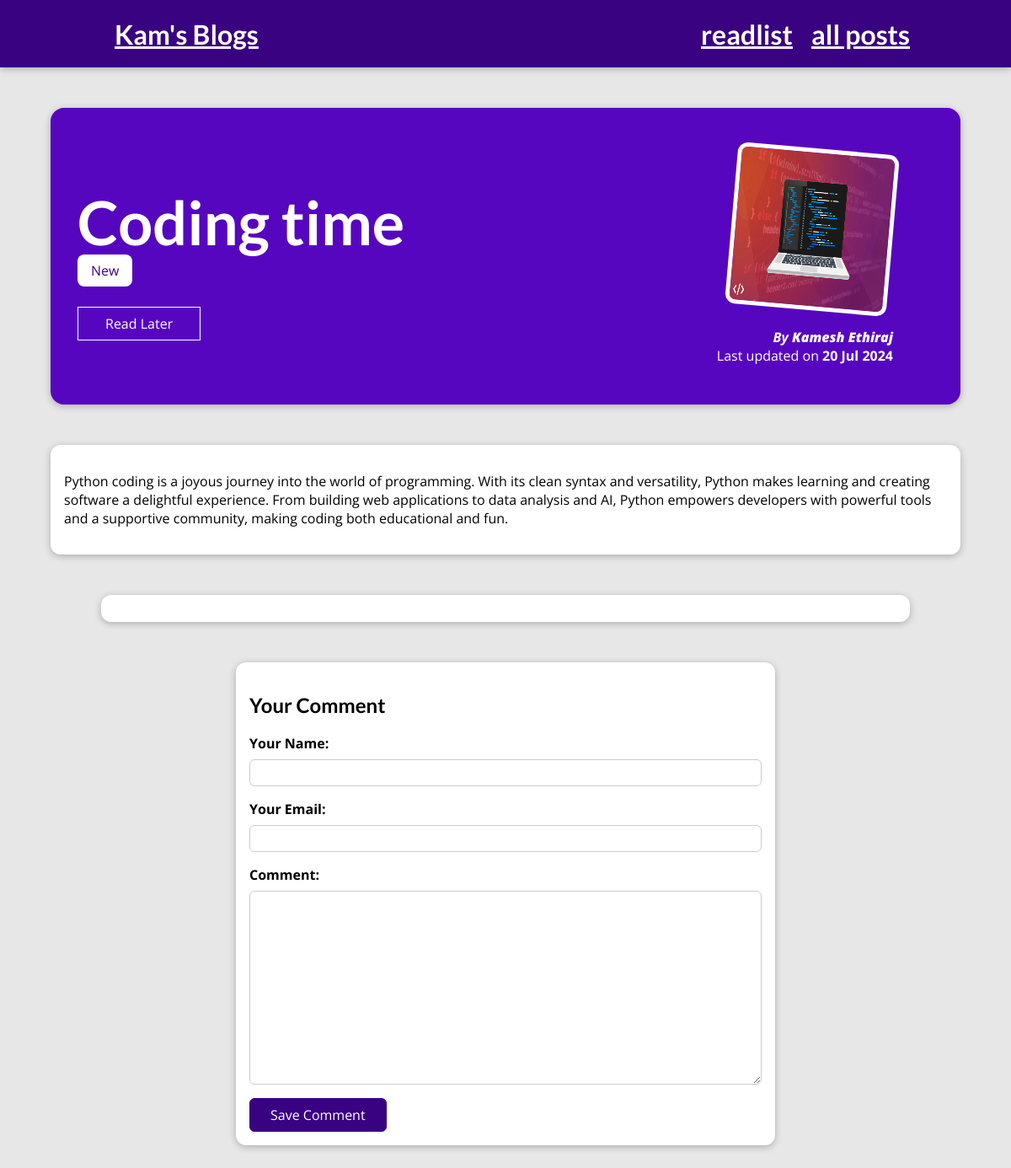
The app's page /posts/Coding-time with its own data.
### blog/models.py (models this page shows, shortened)
class Post(models.Model):
    title = models.CharField(max_length=150)
    excerpt = models.CharField(max_length=200)
    image = models.ImageField(upload_to="posts", null=True)
    date = models.DateField(auto_now=True)
    slug = models.SlugField(unique = True, db_index = True)
    content = models.TextField(validators=[MinLengthValidator(10)])
    author = models.ForeignKey(Author, on_delete=models.SET_NULL,null = True, related_name="posts")  #one to many relationship
    tags = models.ManyToManyField(Tag)

class Tag(models.Model):
    caption = models.CharField(max_length=20)

class Author(models.Model):
    first_name = models.CharField(max_length=100)
    last_name = models.CharField(max_length=100)
    email = models.EmailField()
    def full_name(self):
        return f"{self.first_name} {self.last_name}"
    def __str__(self):
        return self.full_name()

### blog/views.py (the view, shortened to what this page needs)
# urls.py: path("posts/<slug:slug>", views.SinglePostView.as_view(), name = "post_view"), #/posts/my-first-project
class SinglePostView(View):
    def is_stored_posts(self, request, post_id):
        stored_posts = request.session.get("stored_posts")
        if stored_posts is not None:
            is_saved_for_later = post_id in stored_posts
        else:
            is_saved_for_later = False
        return is_saved_for_later
    def get(self, request, slug):
        post = Post.objects.get(slug=slug)
        context = {
            "post":post,
            "post_tags":post.tags.all(),
            "comment_form": CommentForm(),
            "comments":post.comments.all().order_by("-id"),
            "is_saved_for_later" : self.is_stored_posts(request, post.id)
        }
        return render(request, "blog/post-detail.html",context)

### blog/forms.py
class CommentForm(forms.ModelForm):
    class Meta:
        model = Comment
        exclude = ["post"]
        labels = {
            "user_name" : "Your Name",
            "user_email" : "Your Email",
            "text" : "Comment",
        }

### blog/templates/blog/post-detail.html (shortened to what this page needs)
{% extends "base.html" %}
{% load static %}
{% block css_files %}
<link rel = "stylesheet" href = "{% static '/blog/post-detail.css' %}">
{% endblock css_files %}
{% block content %}
<section id="summary">
<h2> {{ post.title }} </h2>
<div>
    {% for tag in post_tags %}
        <span id="tag">{{ tag.caption }}</span>
    {% endfor %}
</div>
<div id="read-later">
    <form action="{% url 'read-later' %}" method="POST">
        <button>
            {% if is_saved_for_later %}
            Remove from Read list
            {% else %}
            Read Later
            {% endif %}
        </button>
    </form>
</div>
<article>
    <img src="{{ post.image.url }}" alt="{{ post.title }}">
    <address>By <a href = "mailto:{{ post.author.email }}">{{ post.author|title }}</a></address>
    <div>
        Last updated on <time datetime="">{{ post.date|date:"d M Y" }} </time>
    </div>
</article>
</section>
<main>
{{ post.content|linebreaks }}
</main>
<section id="comments">
</section>
<section id="comment-form">
    <h2>Your Comment</h2>
    <form action="{% url 'post_view' post.slug %}" method="POST">
        {% for form_field in comment_form %}
        <div class="form-control {% if form_field.errors %}invalid{% endif %}">
            {{ form_field.label_tag }}
            {{ form_field }}
        </div>
        {% endfor %}
            <button>Save Comment</button>
    </form>
</section>
{% endblock content %}

### static/app.css (style rules this page uses)
* { box-sizing: border-box; }
html { font-family: "Open Sans", "Lato", sans-serif; }
body { margin: 0; }
h1, h2, h3 { font-family: "Lato", sans-serif; font-weight: bold; }

### blog/static/blog/post-detail.css (style rules this page uses)
body { background-color: #e7e7e7; }
#tag { background-color: white; color: #390281; padding: 0.5rem 1rem; border-radius: 8px; }
#summary a { color: white; text-decoration: none; font-weight: bolder; }
#summary { margin: 8rem auto 3rem auto; padding: 2rem; width: 90%; max-width: 90rem; border-radius: 16px; background-color: #5706c0; position: relative; box-shadow: 0 2px 8px rgba(0, 0, 0, 0.25); height: 22rem; }
#summary h2 { color: white; font-size: 4.5rem; margin-bottom : 0.25rem; }
#summary article { position: absolute; top: 2rem; right: 3rem; padding: 1rem 2rem; border-radius: 12px; text-align: right; color: white; }
#summary article img { width: 12rem; height: 12rem; border-radius: 12px; transform: rotateZ(5deg); border: 5px solid white; margin-bottom: 1rem; }
#summary address { font-weight: bold; }
#summary time { font-weight: bold; }
#read-later { margin: 2rem 0; }
#read-later button { background-color: transparent; border:1px solid white; padding: 0.5rem 2rem; font: inherit; color: white; cursor: pointer; }
main { width: 90%; max-width: 90rem; margin: 3rem auto; background-color: white; padding: 1rem; border-radius: 12px; box-shadow: 0 2px 8px rgba(0, 0, 0, 0.25); }
#comment-form { margin: 3rem auto; width: 90%; max-width: 40rem; border-radius: 12px; background-color: white; box-shadow: 0 2px 8px rgba(0, 0, 0, 0.25); padding: 1rem; }
#comment-form button { font: inherit; background-color: #390281; color: white; border: 1px solid #390281; padding: 0.5rem 1.5rem; border-radius: 6px; cursor: pointer; }
.form-control { margin-bottom: 1rem; }
.form-control label { font-weight: bold; margin-bottom: 0.5rem; display: block; }
.form-control input, .form-control textarea { display: block; width: 100%; font: inherit; padding: 0.25rem; border-radius: 6px; border: 1px solid #ccc; }
#comments { margin: 3rem auto; width: 90%; max-width: 60rem; border-radius: 12px; background-color: white; box-shadow: 0 2px 8px rgba(0, 0, 0, 0.25); padding: 1rem 2rem; }

### records on screen
Post: title "Coding time", image (picture), author "Kamesh Ethiraj", date "20 Jul 2024", content "Python coding is a joyous journey into the world of programming. With its clean syntax and versatility, Python makes learning and creating software a delightful experience. From building web applications to data analysis and AI, Python empowers developers with powerful tools and a supportive community, making coding both educational and fun."
Tag: caption "New"
